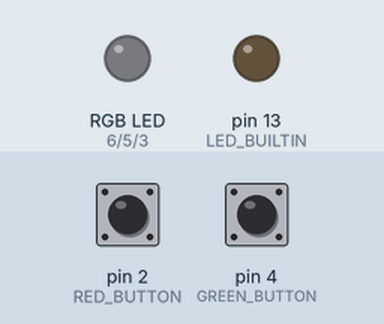
A sketch run on a simulated Arduino Uno, built with avr-gcc and run on an emulated ATmega328P. Shown: an RGB LED mixed from three pins (HIGH = lit), output pins drawn as LEDs (lit = HIGH). Inputs (shaded band) come from the test bench; at power-on: pin 4 (GREEN_BUTTON) HIGH, pin 2 (RED_BUTTON) HIGH.

Above: at 1.2 s.
1.3 s: pin 4 (GREEN_BUTTON) pulled LOW for 0.15 s
At 1.6 s:
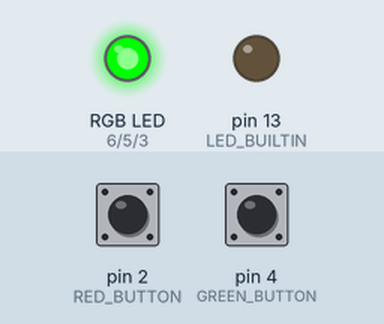
2.9 s: pin 4 (GREEN_BUTTON) pulled LOW for 1 s
At 4.0 s:
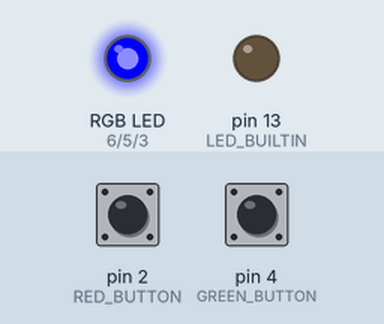
5.4 s: pin 4 (GREEN_BUTTON) pulled LOW for 0.15 s
At 5.9 s:
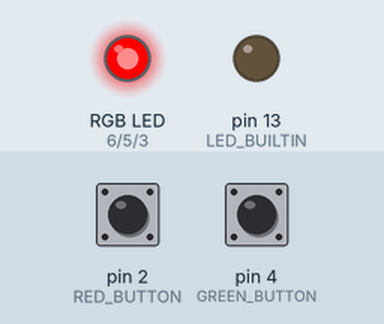
7.0 s: pin 4 (GREEN_BUTTON) pulled LOW for 3.2 s
At 8.3 s:
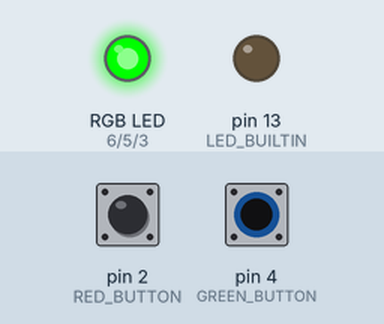
11.7 s: pin 2 (RED_BUTTON) pulled LOW for 0.15 s
At 13.1 s:
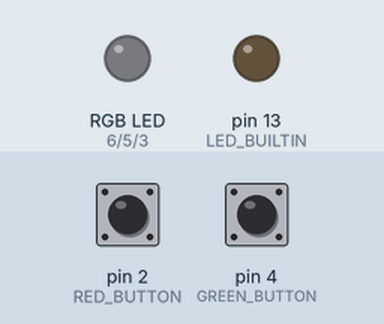
Timing chart, 0 to 14.3 s (numbered marks = the images above; inputs shaded):
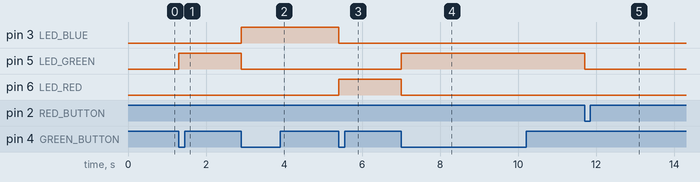

The sketch:

L01_01.ino
```cpp
// Po naciśnięciu przycisku zielonego zmień kolor świecącej diody. Przycisk czerwony włącza i wyłącza świecenie.
#define LED_RED 6
#define LED_GREEN 5
#define LED_BLUE 3

#define RED_BUTTON 2
#define GREEN_BUTTON 4

bool isOn = true;
int number_of_colors = 3;
int current = 0;
int myPins[] = {LED_RED, LED_GREEN, LED_BLUE};
int prev_button_red_level = LOW;
int prev_button_green_level = LOW;


void initRGB()
{
    pinMode(LED_BUILTIN, OUTPUT);
    digitalWrite(LED_BUILTIN, LOW);

    pinMode(LED_RED, OUTPUT);
    digitalWrite(LED_RED, LOW);

    pinMode(LED_GREEN, OUTPUT);
    digitalWrite(LED_GREEN, LOW);

    pinMode(LED_BLUE, OUTPUT);
    digitalWrite(LED_BLUE, LOW);
}

void initButtons()
{
    pinMode(RED_BUTTON, INPUT_PULLUP);
    pinMode(GREEN_BUTTON, INPUT_PULLUP);
}

void setup()
{
    initRGB();
    initButtons();
}

void loop() {
    if (digitalRead(GREEN_BUTTON) != prev_button_green_level) {
        if (digitalRead(GREEN_BUTTON) == LOW && isOn) {
            digitalWrite(myPins[current], LOW);
            current = (current + 1) % number_of_colors;
            digitalWrite(myPins[current], HIGH);
        }
        prev_button_green_level = !prev_button_green_level;
    }

    if (digitalRead(RED_BUTTON) != prev_button_red_level) {
        if (digitalRead(RED_BUTTON) == LOW) {
            isOn = !isOn;
            if (isOn) {
                digitalWrite(myPins[current], HIGH);
            }
            else {
                digitalWrite(myPins[current], LOW);
            }
        }
        prev_button_red_level = !prev_button_red_level;
    }
}
```

Measured:
- after the input at 1.3 s, pin 5 (LED_GREEN): LOW → HIGH at once
- after the input at 2.9 s, pin 3 (LED_BLUE): LOW → HIGH at once; pin 5 (LED_GREEN): HIGH → LOW at once
- after the input at 5.4 s, pin 3 (LED_BLUE): HIGH → LOW at once; pin 6 (LED_RED): LOW → HIGH at once
- after the input at 7.0 s, pin 5 (LED_GREEN): LOW → HIGH at once; pin 6 (LED_RED): HIGH → LOW at once
- after the input at 11.7 s, pin 5 (LED_GREEN): HIGH → LOW at once
